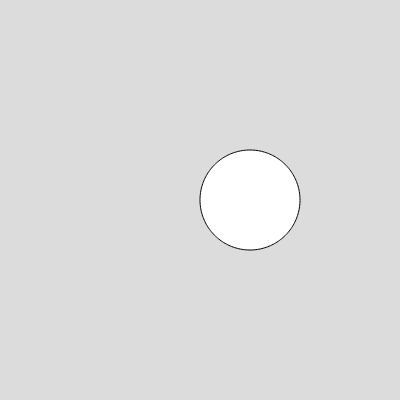
Frame 1 (no input)
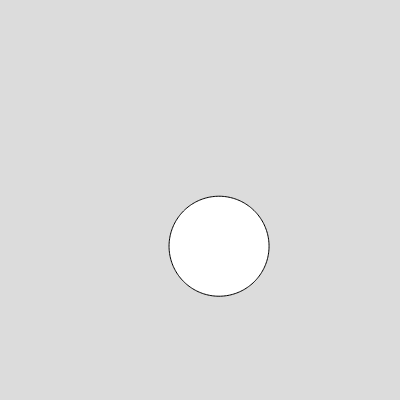
Frame 60 (no input)
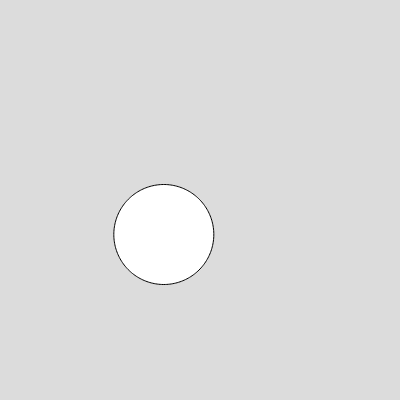
Frame 120 (the mouse pressed at the canvas centre since frame 60)

The p5.js sketch that drew these frames (run headless with seeded random() and noise() and a simulated clock; from frame 60 on, the mouse is pressed at the canvas centre):

// p5.js sketch
// ── sketch.js
let rotate_value = 0
let r = 50

var angle = 0;
var speed = 0.02;


let currentX, currentY


function setup() 
{
	createCanvas(400, 400);
}

function draw() 
{
	background(220);

	//rotate_value += PI / 500;
	let rotate_value = 0

	translate(0.5 * width, 0.5 * height)



	var a = r * cos(angle);
	var b = r * sin(angle);

	if (angle == PI/3)
	{
		push()
			translate(a, b)
			Circle()

		pop()
	}



	translate(a, b)


	Circle()


    angle += speed;


}


function Circle()
{


	beginShape()

		for (j = 0; j <= 2 * PI; j += 0.03) 
		{
			currentX = r * sin(j + rotate_value)
			currentY = r * cos(j)
			vertex(currentX, currentY)
		}

	endShape()
}







// class Circle 
// {
// 	constructor(x, y)
// 	{
// 		this.x = x
// 		this.y = y
// 	}

// 	show()
// 	{
// 		push()
// 		rotate(PI/4)

// 		rect(this.x, this.y, 50, 50)
// 		pop()
// 	}
	

// }
